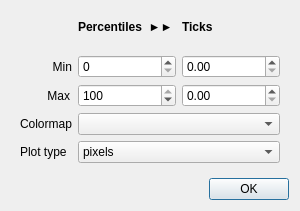
<?xml version="1.0" encoding="UTF-8"?>
<ui version="4.0">
 <class>ColorScaleDialog</class>
 <widget class="QDialog" name="ColorScaleDialog">
  <property name="windowModality">
   <enum>Qt::NonModal</enum>
  </property>
  <property name="geometry">
   <rect>
    <x>0</x>
    <y>0</y>
    <width>300</width>
    <height>211</height>
   </rect>
  </property>
  <property name="windowTitle">
   <string>Color Scale Editor</string>
  </property>
  <property name="modal">
   <bool>false</bool>
  </property>
  <layout class="QVBoxLayout" name="verticalLayout">
   <item>
    <widget class="QWidget" name="widget_2" native="true">
     <layout class="QGridLayout" name="gridLayout_2">
      <item row="2" column="0">
       <widget class="QLabel" name="label_2">
        <property name="maximumSize">
         <size>
          <width>50</width>
          <height>16777215</height>
         </size>
        </property>
        <property name="text">
         <string>Max</string>
        </property>
        <property name="alignment">
         <set>Qt::AlignRight|Qt::AlignTrailing|Qt::AlignVCenter</set>
        </property>
       </widget>
      </item>
      <item row="0" column="1">
       <widget class="QLabel" name="label_3">
        <property name="sizePolicy">
         <sizepolicy hsizetype="Preferred" vsizetype="Minimum">
          <horstretch>0</horstretch>
          <verstretch>0</verstretch>
         </sizepolicy>
        </property>
        <property name="maximumSize">
         <size>
          <width>16777215</width>
          <height>30</height>
         </size>
        </property>
        <property name="font">
         <font>
          <weight>75</weight>
          <bold>true</bold>
         </font>
        </property>
        <property name="text">
         <string>Percentiles  ►►</string>
        </property>
        <property name="scaledContents">
         <bool>false</bool>
        </property>
        <property name="alignment">
         <set>Qt::AlignLeading|Qt::AlignLeft|Qt::AlignTop</set>
        </property>
       </widget>
      </item>
      <item row="2" column="1">
       <widget class="QDoubleSpinBox" name="sb_max_percentile">
        <property name="decimals">
         <number>0</number>
        </property>
        <property name="maximum">
         <double>100.000000000000000</double>
        </property>
        <property name="singleStep">
         <double>1.000000000000000</double>
        </property>
        <property name="value">
         <double>100.000000000000000</double>
        </property>
       </widget>
      </item>
      <item row="2" column="2">
       <widget class="QDoubleSpinBox" name="sb_max_tick">
        <property name="maximum">
         <double>999999.000000000000000</double>
        </property>
       </widget>
      </item>
      <item row="3" column="0">
       <widget class="QLabel" name="label_5">
        <property name="text">
         <string>Colormap</string>
        </property>
       </widget>
      </item>
      <item row="1" column="0">
       <widget class="QLabel" name="label">
        <property name="text">
         <string>Min</string>
        </property>
        <property name="alignment">
         <set>Qt::AlignRight|Qt::AlignTrailing|Qt::AlignVCenter</set>
        </property>
       </widget>
      </item>
      <item row="1" column="2">
       <widget class="QDoubleSpinBox" name="sb_min_tick">
        <property name="maximum">
         <double>999999.000000000000000</double>
        </property>
       </widget>
      </item>
      <item row="1" column="1">
       <widget class="QDoubleSpinBox" name="sb_min_percentile">
        <property name="decimals">
         <number>0</number>
        </property>
        <property name="maximum">
         <double>100.000000000000000</double>
        </property>
        <property name="singleStep">
         <double>1.000000000000000</double>
        </property>
       </widget>
      </item>
      <item row="0" column="2">
       <widget class="QLabel" name="label_4">
        <property name="sizePolicy">
         <sizepolicy hsizetype="Preferred" vsizetype="Minimum">
          <horstretch>0</horstretch>
          <verstretch>0</verstretch>
         </sizepolicy>
        </property>
        <property name="font">
         <font>
          <weight>75</weight>
          <bold>true</bold>
         </font>
        </property>
        <property name="text">
         <string>Ticks</string>
        </property>
        <property name="alignment">
         <set>Qt::AlignLeading|Qt::AlignLeft|Qt::AlignTop</set>
        </property>
       </widget>
      </item>
      <item row="4" column="0">
       <widget class="QLabel" name="label_6">
        <property name="text">
         <string>Plot type</string>
        </property>
       </widget>
      </item>
      <item row="4" column="1" colspan="2">
       <widget class="QComboBox" name="cb_plot_type">
        <item>
         <property name="text">
          <string>pixels</string>
         </property>
        </item>
        <item>
         <property name="text">
          <string>contour</string>
         </property>
        </item>
       </widget>
      </item>
      <item row="3" column="1" colspan="2">
       <widget class="QComboBox" name="cb_colormap"/>
      </item>
     </layout>
    </widget>
   </item>
   <item>
    <widget class="QDialogButtonBox" name="buttonBox">
     <property name="sizePolicy">
      <sizepolicy hsizetype="Preferred" vsizetype="Fixed">
       <horstretch>0</horstretch>
       <verstretch>0</verstretch>
      </sizepolicy>
     </property>
     <property name="orientation">
      <enum>Qt::Horizontal</enum>
     </property>
     <property name="standardButtons">
      <set>QDialogButtonBox::Ok</set>
     </property>
     <property name="centerButtons">
      <bool>false</bool>
     </property>
    </widget>
   </item>
  </layout>
 </widget>
 <tabstops>
  <tabstop>sb_min_percentile</tabstop>
  <tabstop>sb_min_tick</tabstop>
  <tabstop>sb_max_percentile</tabstop>
  <tabstop>sb_max_tick</tabstop>
  <tabstop>cb_colormap</tabstop>
  <tabstop>cb_plot_type</tabstop>
 </tabstops>
 <resources/>
 <connections>
  <connection>
   <sender>buttonBox</sender>
   <signal>accepted()</signal>
   <receiver>ColorScaleDialog</receiver>
   <slot>accept()</slot>
   <hints>
    <hint type="sourcelabel">
     <x>227</x>
     <y>178</y>
    </hint>
    <hint type="destinationlabel">
     <x>157</x>
     <y>199</y>
    </hint>
   </hints>
  </connection>
  <connection>
   <sender>buttonBox</sender>
   <signal>rejected()</signal>
   <receiver>ColorScaleDialog</receiver>
   <slot>reject()</slot>
   <hints>
    <hint type="sourcelabel">
     <x>290</x>
     <y>190</y>
    </hint>
    <hint type="destinationlabel">
     <x>286</x>
     <y>199</y>
    </hint>
   </hints>
  </connection>
 </connections>
</ui>
